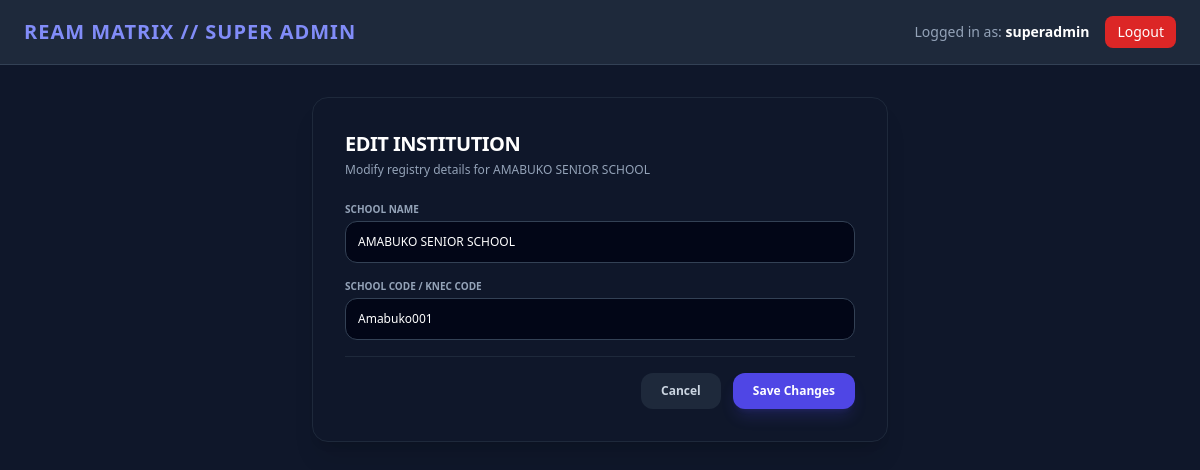
Page /super-admin/school/edit/1 (signed in) on the committed database.
### app/models.py (models this page shows, shortened)
class User(db.Model, UserMixin):
    __tablename__ = 'user'
    id = db.Column(db.Integer, primary_key=True)
    username = db.Column(db.String(100), nullable=False, unique=True)
    password_hash = db.Column(db.String(255), nullable=False)
    role = db.Column(db.String(50), nullable=False)  # 'super_admin', 'school_admin', 'hoi', 'ream_collection', 'exam_officer'
    school_id = db.Column(db.Integer, db.ForeignKey('school.id'), nullable=True)

class School(db.Model):
    __tablename__ = 'school'
    id = db.Column(db.Integer, primary_key=True)
    name = db.Column(db.String(150), nullable=False, unique=True)
    code = db.Column(db.String(50), unique=True, nullable=False)
    is_active = db.Column(db.Boolean, default=True)  # True = Active, False = Suspended for non-payment
    created_at = db.Column(db.DateTime, default=datetime.utcnow)
    users = db.relationship('User', backref='school', lazy=True, cascade='all, delete-orphan')
    students = db.relationship('Student', backref='school', lazy=True, cascade='all, delete-orphan')
    forms = db.relationship('FormGrade', backref='school', lazy=True, cascade='all, delete-orphan')
    streams = db.relationship('Stream', backref='school', lazy=True, cascade='all, delete-orphan')
    settings = db.relationship('SchoolSetting', backref='school', uselist=False, cascade='all, delete-orphan')

### app/routes/super_admin.py (the view, shortened to what this page needs)
@super_admin_bp.route('/school/edit/<int:school_id>', methods=['GET', 'POST'])
@login_required
@super_admin_required
def edit_school(school_id):
    school = School.query.get_or_404(school_id)
    return render_template('super_admin/edit_school.html', school=school)

### app/routes/super_admin.py (called while the page is built)
def super_admin_required(f):
    from functools import wraps
    @wraps(f)
    def decorated_function(*args, **kwargs):
        if not current_user.is_authenticated or current_user.role != 'super_admin':
            flash('Unauthorized access.', 'danger')
            return redirect(url_for('auth.login'))
        return f(*args, **kwargs)
    return decorated_function

### app/templates/super_admin/edit_school.html (shortened to what this page needs)
{% extends "super_admin/base.html" %}
{% block content %}
<div class="max-w-xl mx-auto space-y-6">
    <div class="bg-slate-900 p-8 rounded-2xl border border-slate-800 shadow-xl">
        <div class="mb-6">
            <h1 class="text-xl font-black text-white uppercase tracking-tight">Edit Institution</h1>
            <p class="text-xs text-slate-400 mt-1">Modify registry details for {{ school.name }}</p>
        </div>
        <form method="POST" class="space-y-4">
            <div>
                <label class="block text-[10px] font-bold uppercase text-slate-400 mb-1">School Name</label>
                <input type="text" name="school_name" value="{{ school.name }}" required class="w-full bg-slate-950 border border-slate-700 text-xs text-white p-3 rounded-xl focus:outline-none focus:border-indigo-500">
            </div>
            <div>
                <label class="block text-[10px] font-bold uppercase text-slate-400 mb-1">School Code / KNEC Code</label>
                <input type="text" name="school_code" value="{{ school.code }}" required class="w-full bg-slate-950 border border-slate-700 text-xs text-white p-3 rounded-xl focus:outline-none focus:border-indigo-500">
            </div>
            <div class="flex justify-end gap-3 pt-4 border-t border-slate-800">
                <a href="{{ url_for('super_admin.dashboard') }}" class="px-5 py-2.5 bg-slate-800 hover:bg-slate-700 text-slate-300 font-semibold text-xs rounded-xl transition">Cancel</a>
                <button type="submit" class="px-5 py-2.5 bg-indigo-600 hover:bg-indigo-500 text-white font-semibold text-xs rounded-xl transition shadow-lg shadow-indigo-600/20">Save Changes</button>
            </div>
        </form>
    </div>
</div>
{% endblock %}

### app/templates/super_admin/base.html (shortened to what this page needs)
<!DOCTYPE html>
<html lang="en">
<head>
    <script src="https://cdn.tailwindcss.com"></script>
</head>
<body class="bg-slate-900 text-slate-100 min-h-screen">
    <nav class="bg-slate-800 border-b border-slate-700 px-6 py-4 flex justify-between items-center">
        <h1 class="text-xl font-bold tracking-wider text-indigo-400">REAM MATRIX // SUPER ADMIN</h1>
        <div class="flex items-center space-x-4">
            <span class="text-sm text-slate-400">Logged in as: <strong class="text-white">{{ current_user.username }}</strong></span>
            <a href="{{ url_for('auth.logout') }}" class="px-3 py-1.5 bg-red-600 hover:bg-red-500 text-white text-sm font-medium rounded-lg transition">Logout</a>
        </div>
    </nav>
    <main class="max-w-7xl mx-auto px-6 py-8">
        {% block content %}{% endblock %}
    </main>
</body>
</html>

### rows in the picture
User: username "superadmin"
School: name "AMABUKO SENIOR SCHOOL", school_name "AMABUKO SENIOR SCHOOL", school_code "Amabuko001"
